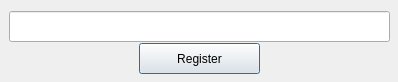
<?xml version="1.0" encoding="UTF-8"?>
<ui version="4.0">
 <class>DialogRegister</class>
 <widget class="QDialog" name="DialogRegister">
  <property name="geometry">
   <rect>
    <x>0</x>
    <y>0</y>
    <width>398</width>
    <height>82</height>
   </rect>
  </property>
  <property name="windowTitle">
   <string>Dialog</string>
  </property>
  <widget class="QWidget" name="horizontalLayoutWidget">
   <property name="geometry">
    <rect>
     <x>9</x>
     <y>11</y>
     <width>381</width>
     <height>31</height>
    </rect>
   </property>
   <layout class="QHBoxLayout" name="horizontalLayout">
    <item>
     <widget class="QLineEdit" name="lineEditSN1">
      <property name="font">
       <font>
        <family>宋体</family>
        <pointsize>12</pointsize>
       </font>
      </property>
      <property name="inputMethodHints">
       <set>Qt::ImhUppercaseOnly</set>
      </property>
      <property name="alignment">
       <set>Qt::AlignCenter</set>
      </property>
     </widget>
    </item>
   </layout>
  </widget>
  <widget class="QPushButton" name="RegBtn">
   <property name="geometry">
    <rect>
     <x>139</x>
     <y>43</y>
     <width>121</width>
     <height>31</height>
    </rect>
   </property>
   <property name="text">
    <string>Register</string>
   </property>
  </widget>
 </widget>
 <resources/>
 <connections/>
</ui>
